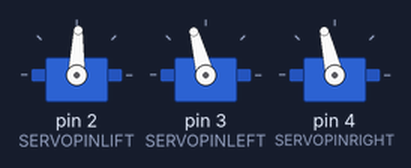
The sketch below on a simulated Arduino Uno, built with avr-gcc and run on an emulated ATmega328P. Parts: 3 × servo.

Above: at 1.65 s.
At 2.9 s:
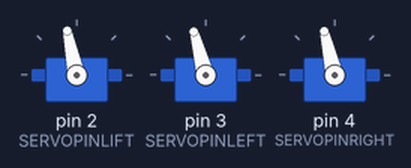
Timing chart, 0 to 10.4 s (numbered marks = the images above):
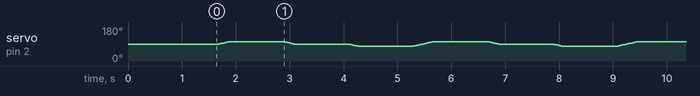

The sketch:

debugging.ino
```cpp
//BOX版小贱钟调试程序 plotclockadj ，以用来调整摆臂的正确位置。
//更新日期 2014/11/26

//↓↓↓↓↓↓↓  调试成功后，将以下代码复制到主程序   ↓↓↓↓↓↓↓

//1.先调节0、180度的位置。调节到位后，再调节90度位置
//左右悬臂舵机的 0或180度位置,，数字增加，左侧舵机逆时针调整，右侧舵机顺时针调整
//【此数值可能需要调节】
#define SERVOLEFTNULL 1720  //数值减小，顺时针旋转，加大则逆时针旋转
//【此数值可能需要调节】
#define SERVORIGHTNULL 1070  //数值减小，顺时针旋转，加大则逆时针旋转

//2.调节到位0、180，再调节下面参数
//左右悬臂舵机的90度位置,，数字增加，左侧舵机顺时针调整，右侧舵机逆时针调整
//【此数值可能需要调节】
#define SERVOFAKTORLEFT 585 //数值加大，顺时针旋转，减小则逆时针旋转
//【此数值可能需要调节】
#define SERVOFAKTORRIGHT 590  //数值减小，顺时针旋转，加大则逆时针旋转


//升举舵机的3个角度
//【此数值可能需要调节】
#define LIFT0 1350 //落笔写字 on drawing surface
#define LIFT1 1450  //写字时抬臂动作 between numbers
#define LIFT2 1600  //高抬笔架  going towards sweeper
//【此数值可能需要调节】


//
//↑↑↑↑↑↑↑↑↑↑↑↑调试成功后，将以上代码复制到主程序 ↑↑↑↑↑↑↑↑↑↑↑↑
//


//三只舵机的接口
#define SERVOPINLIFT  2 //抬臂舵机
#define SERVOPINLEFT  3 //左臂舵机
#define SERVOPINRIGHT 4 //右臂舵机

// 速度  数字越小越慢，太快了容易抖 1000~2000
#define LIFTSPEED 1500

// 悬臂的长度，根据图纸测量，无需改变
#define L1 35
#define L2 57.2
#define L3 14.2

// 左右舵机轴心的位置，根据图纸测量，无需改变
#define O1X 33.7
#define O1Y -23.5
#define O2X 57.5
#define O2Y -23.5


#include <Servo.h>


int servoLift = LIFT2;

Servo servo1;  //
Servo servo2;  //
Servo servo3;  //

volatile double lastX = 72;
volatile double lastY = 42;

int last_min = 0;

void setup()
{

  lift(1);
  drawTo(38,24);
  servo1.attach(SERVOPINLIFT);  //初始化抬臂舵机  lifting servo
  servo2.attach(SERVOPINLEFT);  //初始化左臂舵机  left servo
  servo3.attach(SERVOPINRIGHT); //初始化右臂舵机  right servo
  delay(1000);

}

void loop()
{
 /*
  // Servohorns will have 90掳 between movements, parallel to x and y axis
  drawTo(9.4,32.6);
  digitalWrite(13,1);
  delay(1000);

  drawTo(88.1, 28.8);
    digitalWrite(13,0);
  delay(1000);

  //*/


  //如需调节抬臂高度，可以去掉注释，编译运行下面代码。
//每个角度停留1秒钟，观察角度位置，调整LIFT0~2 三个参数
  lift(2);//高抬笔架
  delay(1000);
  lift(1);//写字时抬臂动作
  delay(1000);
  lift(0);//落笔写字
  delay(1000);

 /* //*/
}

////下面内容请参考主程序注释说明

// Writing numeral with bx by being the bottom left originpoint. Scale 1 equals a 20 mm high font.
// The structure follows this principle: move to first startpoint of the numeral, lift down, draw numeral, lift up
void number(float bx, float by, int num, float scale) {

  switch (num) {

  case 0:
    drawTo(bx + 12 * scale, by + 6 * scale);
    lift(0);
    bogenGZS(bx + 7 * scale, by + 10 * scale, 10 * scale, -0.8, 6.7, 0.5);
    lift(1);
    break;
  case 1:

    drawTo(bx + 3 * scale, by + 15 * scale);
    lift(0);
    drawTo(bx + 10 * scale, by + 20 * scale);
    drawTo(bx + 10 * scale, by + 0 * scale);
    lift(1);
    break;
  case 2:
    drawTo(bx + 2 * scale, by + 12 * scale);
    lift(0);
    bogenUZS(bx + 8 * scale, by + 14 * scale, 6 * scale, 3, -0.8, 1);
    drawTo(bx + 1 * scale, by + 0 * scale);
    drawTo(bx + 12 * scale, by + 0 * scale);
    lift(1);
    break;
  case 3:
    drawTo(bx + 2 * scale, by + 17 * scale);
    lift(0);
    bogenUZS(bx + 5 * scale, by + 15 * scale, 5 * scale, 3, -2, 1);
    bogenUZS(bx + 5 * scale, by + 5 * scale, 5 * scale, 1.57, -3, 1);
    lift(1);
    break;
  case 4:
    drawTo(bx + 10 * scale, by + 0 * scale);
    lift(0);
    drawTo(bx + 10 * scale, by + 20 * scale);
    drawTo(bx + 2 * scale, by + 6 * scale);
    drawTo(bx + 12 * scale, by + 6 * scale);
    lift(1);
    break;
  case 5:
    drawTo(bx + 2 * scale, by + 5 * scale);
    lift(0);
    bogenGZS(bx + 5 * scale, by + 6 * scale, 6 * scale, -2.5, 2, 1);
    drawTo(bx + 5 * scale, by + 20 * scale);
    drawTo(bx + 12 * scale, by + 20 * scale);
    lift(1);
    break;
  case 6:
    drawTo(bx + 2 * scale, by + 10 * scale);
    lift(0);
    bogenUZS(bx + 7 * scale, by + 6 * scale, 6 * scale, 2, -4.4, 1);
    drawTo(bx + 11 * scale, by + 20 * scale);
    lift(1);
    break;
  case 7:
    drawTo(bx + 2 * scale, by + 20 * scale);
    lift(0);
    drawTo(bx + 12 * scale, by + 20 * scale);
    drawTo(bx + 2 * scale, by + 0);
    lift(1);
    break;
  case 8:
    drawTo(bx + 5 * scale, by + 10 * scale);
    lift(0);
    bogenUZS(bx + 5 * scale, by + 15 * scale, 5 * scale, 4.7, -1.6, 1);
    bogenGZS(bx + 5 * scale, by + 5 * scale, 5 * scale, -4.7, 2, 1);
    lift(1);
    break;

  case 9:
    drawTo(bx + 9 * scale, by + 11 * scale);
    lift(0);
    bogenUZS(bx + 7 * scale, by + 15 * scale, 5 * scale, 4, -0.5, 1);
    drawTo(bx + 5 * scale, by + 0);
    lift(1);
    break;

  case 111:

    lift(0);
    drawTo(70, 46);
    drawTo(65, 43);

    drawTo(65, 49);
    drawTo(5, 49);
    drawTo(5, 45);
    drawTo(65, 45);
    drawTo(65, 40);

    drawTo(5, 40);
    drawTo(5, 35);
    drawTo(65, 35);
    drawTo(65, 30);

    drawTo(5, 30);
    drawTo(5, 25);
    drawTo(65, 25);
    drawTo(65, 20);

    drawTo(5, 20);
    drawTo(60, 44);

    drawTo(75.2, 47);
    lift(2);

    break;

  case 11:
    drawTo(bx + 5 * scale, by + 15 * scale);
    lift(0);
    bogenGZS(bx + 5 * scale, by + 15 * scale, 0.1 * scale, 1, -1, 1);
    lift(1);
    drawTo(bx + 5 * scale, by + 5 * scale);
    lift(0);
    bogenGZS(bx + 5 * scale, by + 5 * scale, 0.1 * scale, 1, -1, 1);
    lift(1);
    break;

  }
}


void lift(char lift) {
  switch (lift) {
    // room to optimize  !

  case 0: //850

      if (servoLift >= LIFT0) {
      while (servoLift >= LIFT0)
      {
        servoLift--;
        servo1.writeMicroseconds(servoLift);
        delayMicroseconds(LIFTSPEED);
      }
    }
    else {
      while (servoLift <= LIFT0) {
        servoLift++;
        servo1.writeMicroseconds(servoLift);
        delayMicroseconds(LIFTSPEED);

      }

    }

    break;

  case 1: //150

    if (servoLift >= LIFT1) {
      while (servoLift >= LIFT1) {
        servoLift--;
        servo1.writeMicroseconds(servoLift);
        delayMicroseconds(LIFTSPEED);

      }
    }
    else {
      while (servoLift <= LIFT1) {
        servoLift++;
        servo1.writeMicroseconds(servoLift);
        delayMicroseconds(LIFTSPEED);
      }

    }

    break;

  case 2:

    if (servoLift >= LIFT2) {
      while (servoLift >= LIFT2) {
        servoLift--;
        servo1.writeMicroseconds(servoLift);
        delayMicroseconds(LIFTSPEED);
      }
    }
    else {
      while (servoLift <= LIFT2) {
        servoLift++;
        servo1.writeMicroseconds(servoLift);
        delayMicroseconds(LIFTSPEED);
      }
    }
    break;
  }
}


void bogenUZS(float bx, float by, float radius, int start, int ende, float sqee) {
  float inkr = -0.05;
  float count = 0;

  do {
    drawTo(sqee * radius * cos(start + count) + bx,
    radius * sin(start + count) + by);
    count += inkr;
  }
  while ((start + count) > ende);

}

void bogenGZS(float bx, float by, float radius, int start, int ende, float sqee) {
  float inkr = 0.05;
  float count = 0;

  do {
    drawTo(sqee * radius * cos(start + count) + bx,
    radius * sin(start + count) + by);
    count += inkr;
  }
  while ((start + count) <= ende);
}


void drawTo(double pX, double pY) {
  double dx, dy, c;
  int i;

  // dx dy of new point
  dx = pX - lastX;
  dy = pY - lastY;
  //path lenght in mm, times 4 equals 4 steps per mm
  c = floor(4 * sqrt(dx * dx + dy * dy));

  if (c < 1) c = 1;

  for (i = 0; i <= c; i++) {
    // draw line point by point
    set_XY(lastX + (i * dx / c), lastY + (i * dy / c));

  }

  lastX = pX;
  lastY = pY;
}

double return_angle(double a, double b, double c) {
  // cosine rule for angle between c and a
  return acos((a * a + c * c - b * b) / (2 * a * c));
}

void set_XY(double Tx, double Ty)
{
  delay(1);
  double dx, dy, c, a1, a2, Hx, Hy;

  // calculate triangle between pen, servoLeft and arm joint
  // cartesian dx/dy
  dx = Tx - O1X;
  dy = Ty - O1Y;

  // polar lemgth (c) and angle (a1)
  c = sqrt(dx * dx + dy * dy); //
  a1 = atan2(dy, dx); //
  a2 = return_angle(L1, L2, c);

    servo2.writeMicroseconds(floor(((a2 + a1 - M_PI) * SERVOFAKTORLEFT) + SERVOLEFTNULL));

  // calculate joinr arm point for triangle of the right servo arm
  a2 = return_angle(L2, L1, c);
  Hx = Tx + L3 * cos((a1 - a2 + 0.621) + M_PI); //36,5掳
  Hy = Ty + L3 * sin((a1 - a2 + 0.621) + M_PI);

  // calculate triangle between pen joint, servoRight and arm joint
  dx = Hx - O2X;
  dy = Hy - O2Y;

  c = sqrt(dx * dx + dy * dy);
  a1 = atan2(dy, dx);
  a2 = return_angle(L1, (L2 - L3), c);

   servo3.writeMicroseconds(floor(((a1 - a2) * SERVOFAKTORRIGHT) + SERVORIGHTNULL));

}
```
